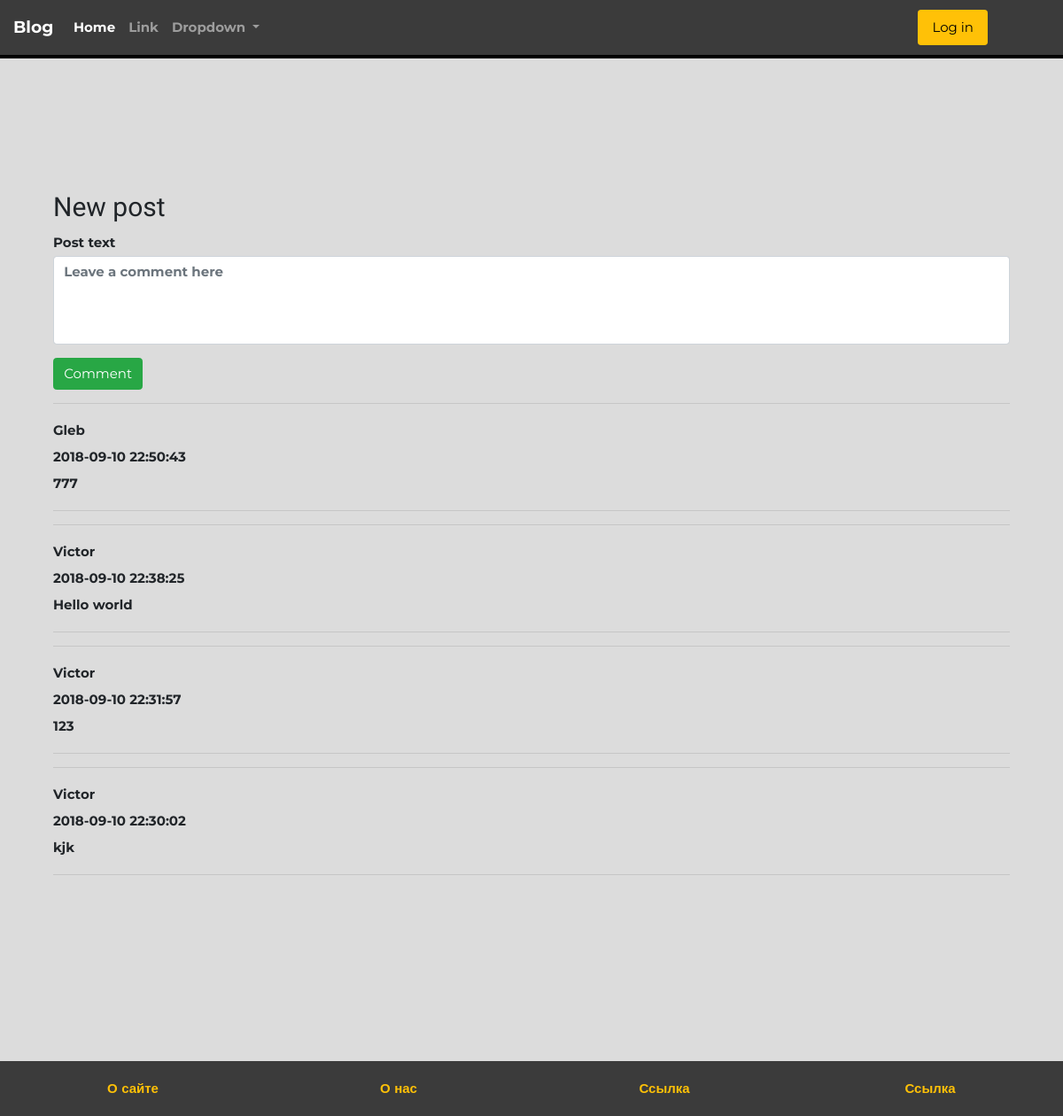
Page /review.php?post=22 on the committed database.
### tables this page shows
CREATE TABLE `post` (
  `id` int(11) NOT NULL,
  `title` varchar(500) DEFAULT NULL,
  `content` text,
  `published` datetime NOT NULL DEFAULT CURRENT_TIMESTAMP,
  `image` varchar(1000) DEFAULT NULL,
  `author_id` int(11) DEFAULT NULL
);

CREATE TABLE `comment` (
  `id` int(11) NOT NULL,
  `content` text,
  `created` datetime DEFAULT CURRENT_TIMESTAMP,
  `user_id` int(11) DEFAULT NULL,
  `post_id` int(11) NOT NULL
);

CREATE TABLE `user` (
  `id` int(11) NOT NULL,
  `username` varchar(100) NOT NULL,
  `password` varchar(100) NOT NULL,
  `email` varchar(100) NOT NULL
);

### Db.php (called while the page is built, shortened)
<?php
    class Db
    {
        public static $instance = null;
        public $hostname = "localhost";
        public $db_name = "blog";
        public $username = "root";
        public $password = "";
        private $pdo;
        private function __construct()
        {
            try {
                $this->pdo = new PDO(
                    "mysql:host=" . $this->hostname . ";dbname=" . $this->db_name,
                    $this->username,
                    $this->password
                );
                $this->pdo->setAttribute(PDO::ATTR_ERRMODE, PDO::ERRMODE_EXCEPTION);
            } catch (PDOException $e) {
                die("ERROR: Could not connect. " . $e->getMessage());
            }
        }
        public static function getInstance()
        {
            if(self::$instance === null)
                self::$instance = new DB();
            return self::$instance;
        }
        public function sqlSelectQuery($sql)
        {
            try {
                $result = $this->pdo->query($sql);
                if($result->rowCount() > 0) {
                    return $result;
                }else {
                    return null;
                }
            } catch(PDOException $e){
                die("ERROR: Could not execute $sql. " . $e->getMessage());
            }
        }
    }

### Comment.php (the view, shortened to what this page needs)
<?php
class Comment
{
    public $content;
    public $created;
    public $user_id;
    public function __construct($id, $content, $created, $user_id, $post_id)
    {
        $this->content = $content;
        $this->created = $created;
        $this->user_id = $user_id;
    }
    public function getUsernameById($user_id)
    {
        $db = Db::getInstance();
        $sql = "SELECT username FROM user JOIN comment ON comment.user_id = user.id WHERE user.id = ".$user_id." LIMIT 1";
        $result = $db->sqlSelectQuery($sql);
        if($result) {
            $row = $result->fetch();
            return $row['username'];
        } else {
            return null;
        }
    }
    public function __toString()
    {
        $user = $this->getUsernameById($this->user_id);
        return '<hr><div class="comment"><div class="comment-header"><div class="username">'.$user.'</div><div class="date">'.$this->created.'</div></div><div class="comment-body">'.$this->content.'</div></div><hr>';
    }
    public function printComment()
    {
        echo $this->__toString();
    }
}

### header.php (shortened to what this page needs)
<!doctype html>
<html lang="en">
<head>
    <link rel="stylesheet" href="https://stackpath.bootstrapcdn.com/bootstrap/4.1.3/css/bootstrap.min.css">
    <link rel="stylesheet" type="text/css" href="style.css">
</head>
<body>
<nav class="navbar navbar-expand-lg navbar-dark" style="background:#3b3b3b; border-bottom:4px solid black;">
        <a class="navbar-brand" href="index.php">Blog</a>
        <div class="collapse navbar-collapse" id="navbarSupportedContent">
            <ul class="navbar-nav mr-auto">
                <li class="nav-item active">
                    <a class="nav-link" href="#">Home <span class="sr-only">(current)</span></a>
                </li>
                <li class="nav-item">
                    <a class="nav-link" href="#">Link</a>
                </li>
                <li class="nav-item dropdown">
                    <a class="nav-link dropdown-toggle" href="#" id="navbarDropdown" role="button" data-toggle="dropdown" aria-haspopup="true" aria-expanded="false">
                        Dropdown
                    </a>
                </li>
            </ul>
            <div class="login-profile-btn">
                <?php if($_SESSION["logged_in"]): ?>
                    <div class="dropdown" id="profile-dropdown">
                        <button class="btn btn-warning dropdown-toggle" type="button" id="dropdownMenuButton" data-toggle="dropdown" aria-haspopup="true" aria-expanded="false">
                            <?php echo $_SESSION["username"]; ?>
                        </button>
                        <div class="dropdown-menu" aria-labelledby="dropdownMenuButton">
                            <a class="dropdown-item" href="#">My profile</a>
                            <a class="dropdown-item" href="new-post.php">New post</a>
                            <a class="dropdown-item" href="logout.php">Log out</a>
                        </div>
                    </div>
                <?php else: ?>
                    <a href="#" class="nav-link btn" data-toggle="modal" data-target="#loginIn" style="background:#FFC107; color:black;">Log in</a>
                <?php endif ?>
            </div>
        </div>
    </nav>

### review.php (shortened to what this page needs)
<?php
require_once("Db.php");
$postTitle = '';
$postContent = '';
if ($_GET['post']) {
    $db = \blog\db\Db::getInstance();
    $sql = "SELECT title, content, published, image FROM post WHERE id =" . $_GET['post'] . " LIMIT 1";
    $result = $db->sqlSelectQuery($sql);
    if ($result) {
        $row = $result->fetch();
        $postTitle = $row['title'];
        $postContent = $row['content'];
    }
} else {
    echo 'Post not found: 404';
}
?>
<?php require 'header.php'; ?>
<div class="container">
    <div class="post-section">
        <h2><?php echo $postTitle; ?></h2>
        <div class="content">
            <?php echo $postContent; ?>
        </div>
    </div>
    <div class="comment-section">
        <?php require 'comments.php'; ?>
    </div>
</div>
<?php require 'footer.php'; ?>

### comments.php (shortened to what this page needs)
<div class="create-comment">
    <form action="publish-comment.php" method="post">
        <fieldset class="form-group">
            <textarea class="form-control" name="new-comment" id="new-comment" placeholder="Leave a comment here"></textarea>
        </fieldset>
        <button type="submit" class="btn btn-success">Comment</button>
    </form>
</div>
<div class="comments">
    <?php
    require_once ('Db.php');
    require_once ('Comment.php');
        $db = Db::getInstance();
        $sql = "SELECT * FROM comment WHERE post_id = ".$_SESSION['post_id']." ORDER BY created DESC";
        $result = $db->sqlSelectQuery($sql);
        $comments = [];
        if($result) {
            while($row = $result->fetch()) {
                $comments[] = new Comment($row['id'], $row['content'], $row['created'], $row['user_id'], $row['post_id']);
            }
            foreach ($comments as $comment) {
                $comment->printComment();
            }
        } else {
            echo 'No comments yet';
        }
    ?>
</div>

### footer.php (shortened to what this page needs)
<footer id="footer" class="footer navbar-fixed-bottom row-fluid mt-5">
    <div class="container-fluid navbar-inner" style="background:#3b3b3b;">
        <div class="row">
            <div class="col-6 col-md-3 btn pt-3 pb-3">
                <a href="#" class="footerA"><strong>О сайте</strong></a>
            </div>
            <div class="col-6 col-md-3 btn pt-3 pb-3">
                <a href="#" class="footerA"><strong>О нас</strong></a>
            </div>
            <div class="col-6 col-md-3 btn pt-3 pb-3">
                <a href="#" class="footerA"><strong>Ссылка</strong></a>
            </div>
            <div class="col-6 col-md-3 btn pt-3 pb-3">
                <a href="#" class="footerA"><strong>Ссылка</strong></a>
            </div>
        </div>
    </div>
</footer>
</body>
</html>

### style.css (style rules this page uses)
* { font-family: 'Montserrat', sans-serif; font-weight: 700; font-size: 15px; line-height: 2; }
body { background: #DCDCDC; }
h1, h2, h3, h4, h5, h6 { font-family: 'Roboto Condensed', sans-serif; font-weight: 500; }
.footerA { color: #ffc107; transition: 0.5s; padding: 10px 20px 10px 20px; border-radius: 10px; }
.login-profile-btn { margin-right: 70px; }
.container { width: 100%; padding: 150px 30px; }
#new-comment { height: 100px; resize: none; }

### rows in the picture
post: title "New post", content "Post text"
comment: user.username "Gleb", created "2018-09-10 22:50:43", content "777"
comment: user.username "Victor", created "2018-09-10 22:38:25", content "Hello world"
comment: user.username "Victor", created "2018-09-10 22:31:57", content "123"
comment: user.username "Victor", created "2018-09-10 22:30:02", content "kjk"
